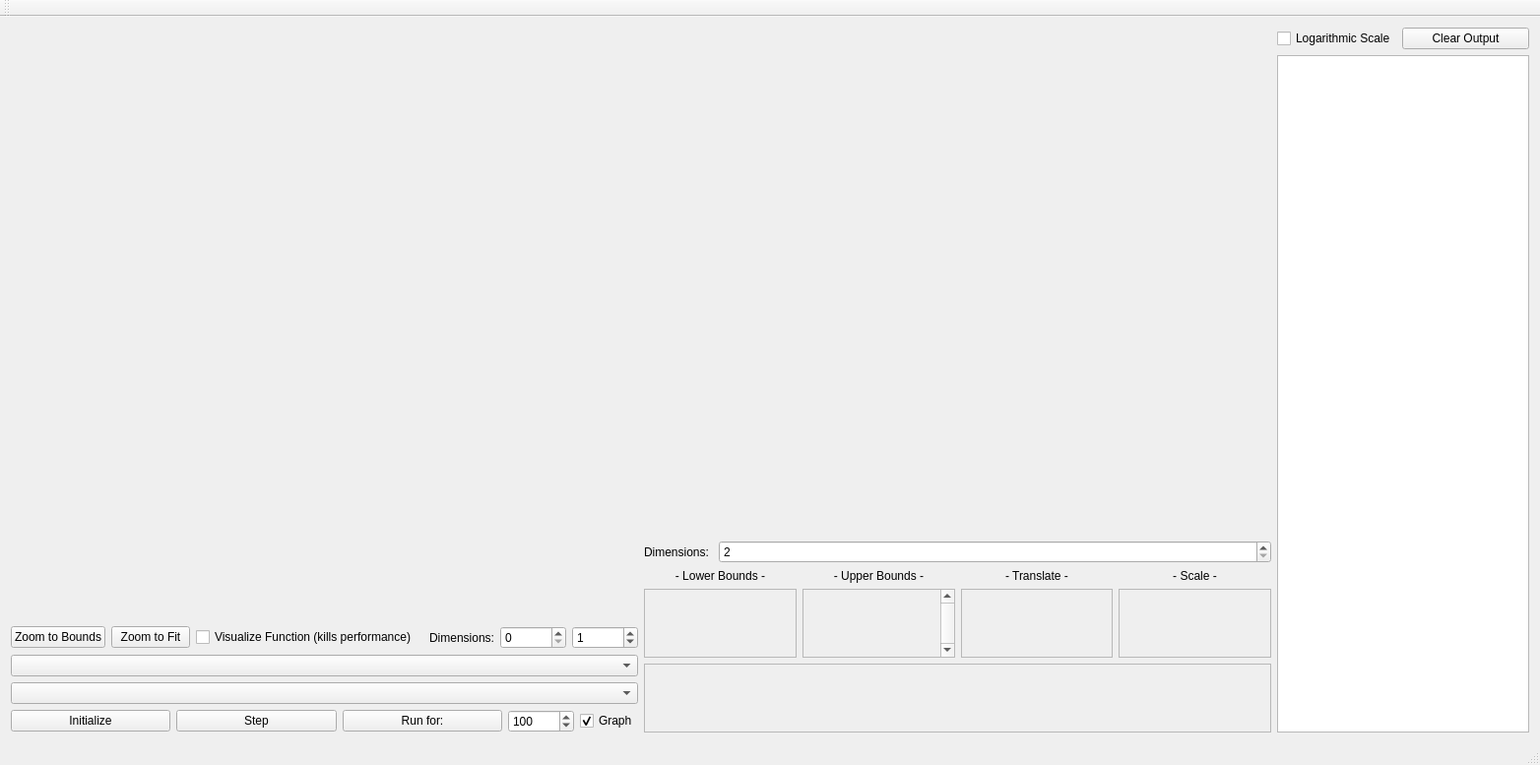
<?xml version="1.0" encoding="UTF-8"?>
<ui version="4.0">
 <class>MainWindow</class>
 <widget class="QMainWindow" name="MainWindow">
  <property name="geometry">
   <rect>
    <x>0</x>
    <y>0</y>
    <width>1564</width>
    <height>777</height>
   </rect>
  </property>
  <property name="windowTitle">
   <string>MainWindow</string>
  </property>
  <widget class="QWidget" name="centralWidget">
   <layout class="QGridLayout" name="gridLayout">
    <item row="0" column="0">
     <layout class="QHBoxLayout" name="horizontalLayout" stretch="1,0">
      <item>
       <layout class="QHBoxLayout" name="horizontalLayout_3">
        <item>
         <layout class="QVBoxLayout" name="verticalLayout_4" stretch="1,0,0,0,0">
          <item>
           <widget class="QCustomPlot" name="plot" native="true"/>
          </item>
          <item>
           <layout class="QHBoxLayout" name="horizontalLayout_6" stretch="0,0,1,0,0,0">
            <item>
             <widget class="QPushButton" name="zoomBoundsButton">
              <property name="text">
               <string>Zoom to Bounds</string>
              </property>
             </widget>
            </item>
            <item>
             <widget class="QPushButton" name="zoomFitButton">
              <property name="text">
               <string>Zoom to Fit</string>
              </property>
             </widget>
            </item>
            <item>
             <widget class="QCheckBox" name="visCheck">
              <property name="text">
               <string>Visualize Function (kills performance)</string>
              </property>
             </widget>
            </item>
            <item>
             <widget class="QLabel" name="label_3">
              <property name="text">
               <string>Dimensions:</string>
              </property>
              <property name="alignment">
               <set>Qt::AlignRight|Qt::AlignTrailing|Qt::AlignVCenter</set>
              </property>
             </widget>
            </item>
            <item>
             <widget class="QSpinBox" name="plotXDimSpin">
              <property name="maximum">
               <number>999999999</number>
              </property>
             </widget>
            </item>
            <item>
             <widget class="QSpinBox" name="plotYDimSpin">
              <property name="maximum">
               <number>999999999</number>
              </property>
              <property name="value">
               <number>1</number>
              </property>
             </widget>
            </item>
           </layout>
          </item>
          <item>
           <widget class="QComboBox" name="functionCombo"/>
          </item>
          <item>
           <layout class="QHBoxLayout" name="horizontalLayout_8">
            <item>
             <widget class="QComboBox" name="optimizerCombo"/>
            </item>
           </layout>
          </item>
          <item>
           <layout class="QHBoxLayout" name="horizontalLayout_7" stretch="1,1,1,0,0">
            <item>
             <widget class="QPushButton" name="initButton">
              <property name="text">
               <string>Initialize</string>
              </property>
             </widget>
            </item>
            <item>
             <widget class="QPushButton" name="stepButton">
              <property name="text">
               <string>Step</string>
              </property>
             </widget>
            </item>
            <item>
             <widget class="QPushButton" name="runForButton">
              <property name="text">
               <string>Run for:</string>
              </property>
             </widget>
            </item>
            <item>
             <widget class="QSpinBox" name="runForSpin">
              <property name="minimum">
               <number>1</number>
              </property>
              <property name="maximum">
               <number>999999999</number>
              </property>
              <property name="value">
               <number>100</number>
              </property>
             </widget>
            </item>
            <item>
             <widget class="QCheckBox" name="graphCheck">
              <property name="text">
               <string>Graph</string>
              </property>
              <property name="checked">
               <bool>true</bool>
              </property>
             </widget>
            </item>
           </layout>
          </item>
         </layout>
        </item>
        <item>
         <layout class="QVBoxLayout" name="verticalLayout_3" stretch="1,0,0">
          <item>
           <widget class="QCustomPlot" name="graph" native="true"/>
          </item>
          <item>
           <layout class="QVBoxLayout" name="verticalLayout" stretch="0,1">
            <property name="sizeConstraint">
             <enum>QLayout::SetNoConstraint</enum>
            </property>
            <item>
             <layout class="QHBoxLayout" name="horizontalLayout_5" stretch="0,1">
              <item>
               <widget class="QLabel" name="label">
                <property name="text">
                 <string>Dimensions: </string>
                </property>
               </widget>
              </item>
              <item>
               <widget class="QSpinBox" name="dimSpin">
                <property name="minimum">
                 <number>2</number>
                </property>
                <property name="maximum">
                 <number>999999999</number>
                </property>
               </widget>
              </item>
             </layout>
            </item>
            <item>
             <layout class="QGridLayout" name="gridLayout_2">
              <item row="0" column="4">
               <widget class="QLabel" name="label_5">
                <property name="text">
                 <string>- Scale -</string>
                </property>
                <property name="alignment">
                 <set>Qt::AlignCenter</set>
                </property>
               </widget>
              </item>
              <item row="0" column="1">
               <widget class="QLabel" name="label_6">
                <property name="text">
                 <string>- Lower Bounds -</string>
                </property>
                <property name="alignment">
                 <set>Qt::AlignCenter</set>
                </property>
               </widget>
              </item>
              <item row="1" column="4">
               <widget class="QScrollArea" name="scrollArea_5">
                <property name="minimumSize">
                 <size>
                  <width>0</width>
                  <height>0</height>
                 </size>
                </property>
                <property name="horizontalScrollBarPolicy">
                 <enum>Qt::ScrollBarAlwaysOff</enum>
                </property>
                <property name="widgetResizable">
                 <bool>true</bool>
                </property>
                <widget class="QWidget" name="scaleScroll">
                 <property name="geometry">
                  <rect>
                   <x>0</x>
                   <y>0</y>
                   <width>151</width>
                   <height>69</height>
                  </rect>
                 </property>
                </widget>
               </widget>
              </item>
              <item row="1" column="3">
               <widget class="QScrollArea" name="scrollArea_4">
                <property name="minimumSize">
                 <size>
                  <width>0</width>
                  <height>0</height>
                 </size>
                </property>
                <property name="verticalScrollBarPolicy">
                 <enum>Qt::ScrollBarAsNeeded</enum>
                </property>
                <property name="horizontalScrollBarPolicy">
                 <enum>Qt::ScrollBarAlwaysOff</enum>
                </property>
                <property name="widgetResizable">
                 <bool>true</bool>
                </property>
                <widget class="QWidget" name="translateScroll">
                 <property name="geometry">
                  <rect>
                   <x>0</x>
                   <y>0</y>
                   <width>151</width>
                   <height>69</height>
                  </rect>
                 </property>
                </widget>
               </widget>
              </item>
              <item row="0" column="3">
               <widget class="QLabel" name="label_4">
                <property name="text">
                 <string>- Translate -</string>
                </property>
                <property name="alignment">
                 <set>Qt::AlignCenter</set>
                </property>
               </widget>
              </item>
              <item row="1" column="1">
               <widget class="QScrollArea" name="scrollArea_3">
                <property name="minimumSize">
                 <size>
                  <width>0</width>
                  <height>0</height>
                 </size>
                </property>
                <property name="verticalScrollBarPolicy">
                 <enum>Qt::ScrollBarAsNeeded</enum>
                </property>
                <property name="horizontalScrollBarPolicy">
                 <enum>Qt::ScrollBarAlwaysOff</enum>
                </property>
                <property name="widgetResizable">
                 <bool>true</bool>
                </property>
                <widget class="QWidget" name="lowerBoundsScroll">
                 <property name="geometry">
                  <rect>
                   <x>0</x>
                   <y>0</y>
                   <width>151</width>
                   <height>69</height>
                  </rect>
                 </property>
                </widget>
               </widget>
              </item>
              <item row="1" column="2">
               <widget class="QScrollArea" name="scrollArea_2">
                <property name="minimumSize">
                 <size>
                  <width>0</width>
                  <height>0</height>
                 </size>
                </property>
                <property name="verticalScrollBarPolicy">
                 <enum>Qt::ScrollBarAlwaysOn</enum>
                </property>
                <property name="horizontalScrollBarPolicy">
                 <enum>Qt::ScrollBarAlwaysOff</enum>
                </property>
                <property name="widgetResizable">
                 <bool>true</bool>
                </property>
                <property name="alignment">
                 <set>Qt::AlignLeading|Qt::AlignLeft|Qt::AlignTop</set>
                </property>
                <widget class="QWidget" name="upperBoundsScroll">
                 <property name="geometry">
                  <rect>
                   <x>0</x>
                   <y>0</y>
                   <width>134</width>
                   <height>69</height>
                  </rect>
                 </property>
                 <property name="minimumSize">
                  <size>
                   <width>0</width>
                   <height>0</height>
                  </size>
                 </property>
                </widget>
               </widget>
              </item>
              <item row="0" column="2">
               <widget class="QLabel" name="label_2">
                <property name="minimumSize">
                 <size>
                  <width>0</width>
                  <height>0</height>
                 </size>
                </property>
                <property name="text">
                 <string>- Upper Bounds -</string>
                </property>
                <property name="alignment">
                 <set>Qt::AlignCenter</set>
                </property>
               </widget>
              </item>
             </layout>
            </item>
           </layout>
          </item>
          <item>
           <widget class="QScrollArea" name="scrollArea">
            <property name="widgetResizable">
             <bool>true</bool>
            </property>
            <widget class="QWidget" name="parameterContainer">
             <property name="geometry">
              <rect>
               <x>0</x>
               <y>0</y>
               <width>632</width>
               <height>69</height>
              </rect>
             </property>
            </widget>
           </widget>
          </item>
         </layout>
        </item>
       </layout>
      </item>
      <item>
       <layout class="QVBoxLayout" name="verticalLayout_2">
        <item>
         <layout class="QHBoxLayout" name="horizontalLayout_2" stretch="0,1">
          <item>
           <widget class="QCheckBox" name="logCheckBox">
            <property name="text">
             <string>Logarithmic Scale</string>
            </property>
           </widget>
          </item>
          <item>
           <widget class="QPushButton" name="clearOutputButton">
            <property name="text">
             <string>Clear Output</string>
            </property>
           </widget>
          </item>
         </layout>
        </item>
        <item>
         <widget class="QTextEdit" name="textEdit"/>
        </item>
       </layout>
      </item>
     </layout>
    </item>
   </layout>
  </widget>
  <widget class="QMenuBar" name="menuBar">
   <property name="geometry">
    <rect>
     <x>0</x>
     <y>0</y>
     <width>1564</width>
     <height>21</height>
    </rect>
   </property>
  </widget>
  <widget class="QToolBar" name="mainToolBar">
   <attribute name="toolBarArea">
    <enum>TopToolBarArea</enum>
   </attribute>
   <attribute name="toolBarBreak">
    <bool>false</bool>
   </attribute>
  </widget>
  <widget class="QStatusBar" name="statusBar"/>
 </widget>
 <layoutdefault spacing="6" margin="11"/>
 <customwidgets>
  <customwidget>
   <class>QCustomPlot</class>
   <extends>QWidget</extends>
   <header>qcustomplot.h</header>
   <container>1</container>
  </customwidget>
 </customwidgets>
 <resources/>
 <connections/>
</ui>
